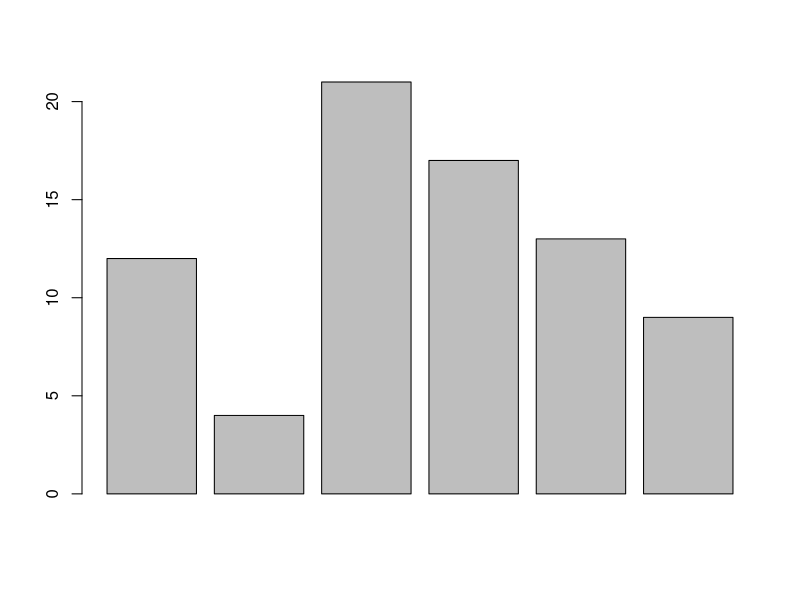
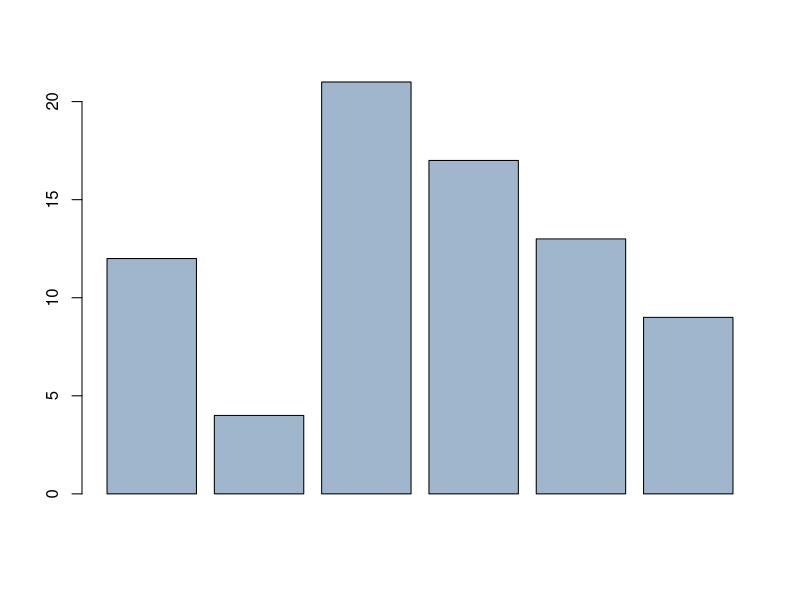
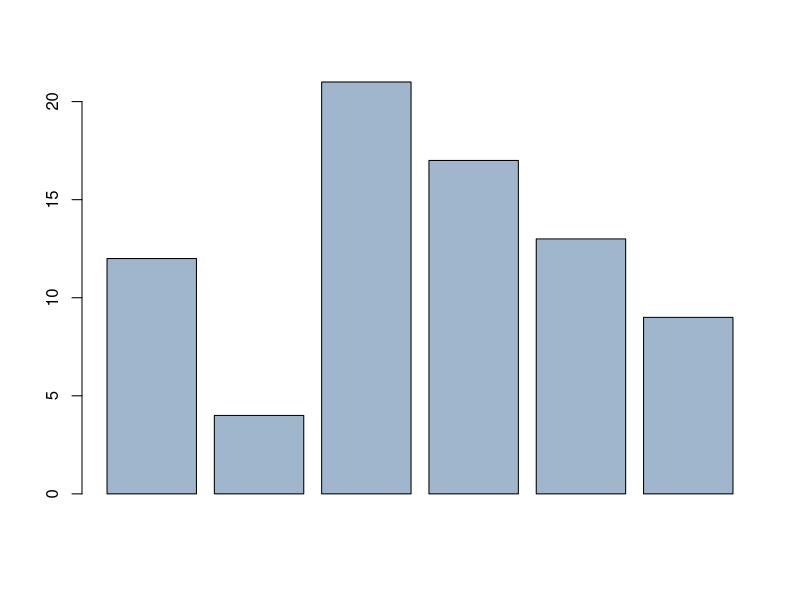
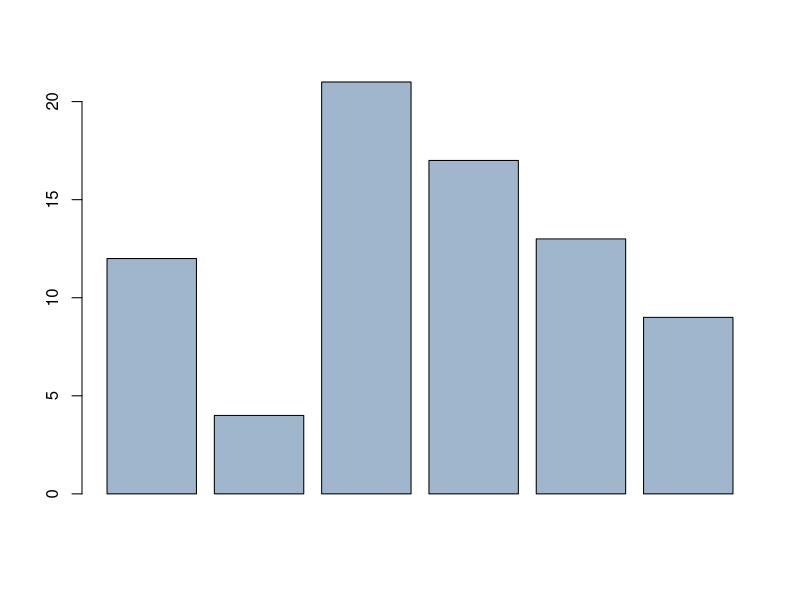
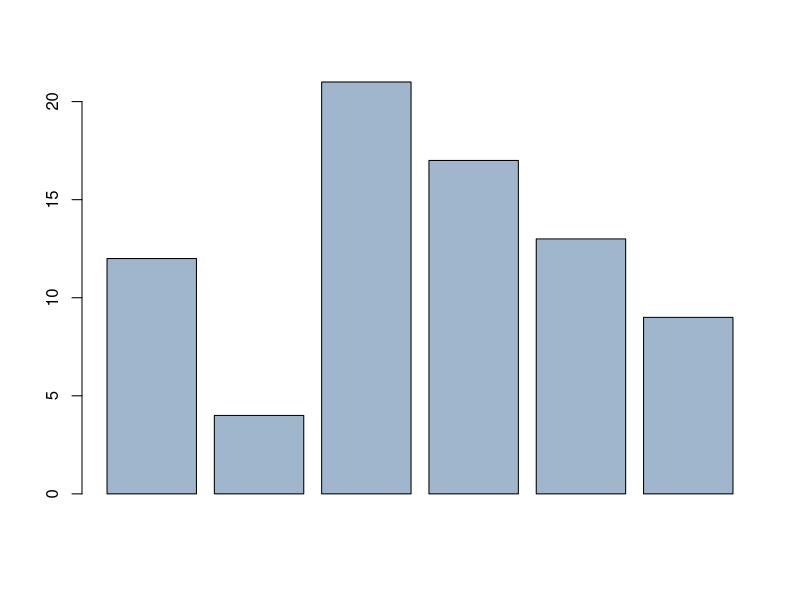
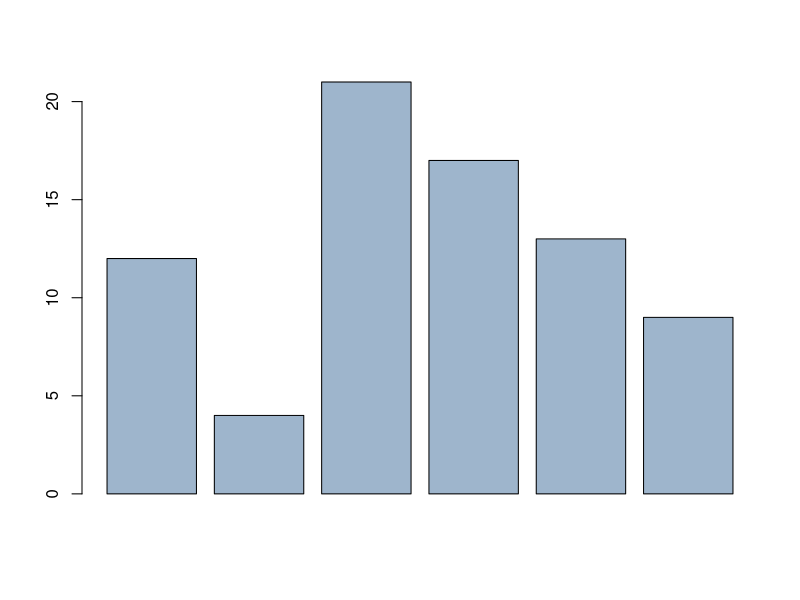
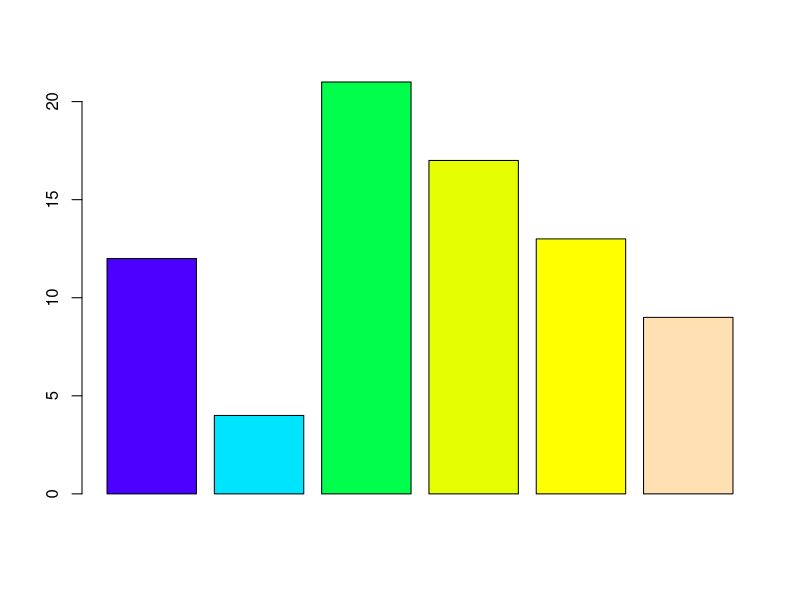

Generate these figures, in order, with R:
#!/usr/bin/env Rscript
# LOAD DATA Data for bar chart
x = c(12, 4, 21, 17, 13, 9)
# BARPLOT WITH DEFAULT COLORS Default barplot
barplot(x)

# Color by name.
barplot(x, col = "slategray3")
# slategray3 is 602 in the list.
barplot(x, col = colors()[602])
# RGB hex code.
barplot(x, col = "#9FB6CD")
# RGB 0-255
barplot(x, col = rgb(159, 182, 205, max = 255))
# RGB 0.00-1.00
barplot(x, col = rgb(0.62, 0.71, 0.8))
# BARPLOT WITH BUILT-IN PALETTE
barplot(x, col = topo.colors(6))
